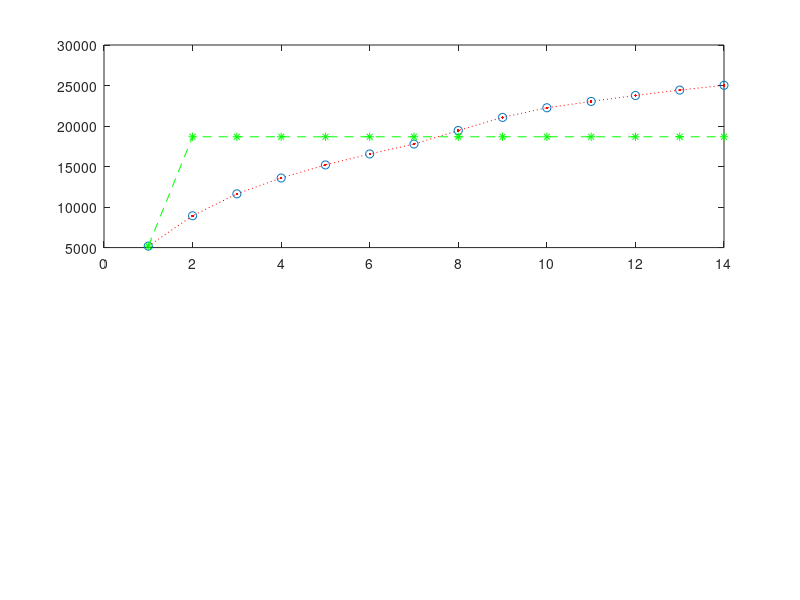

Recreate this plot in MATLAB. (Note: this script raises an error after producing the figure.)
clc;
clear;
t=1:14
x=load('a4.txt');
x1=reshape(x,[1,14])
f=@(a,t)a(1)./(1+(a(1)/x(1)-1)*exp(-a(2)*(t-t(1))));
a=lsqcurvefit(f,[800 1],t,x1);
figure(1);
subplot(2,1,1);
plot(t,x,'o',t,x1,'r:.');
x2=f(a,t);
plot(t,x,'o',t,x1,'r:.',t,x2,'g*--')
xlabel 时间段 
ylabel 公众号总量（万） 
title('资讯类');